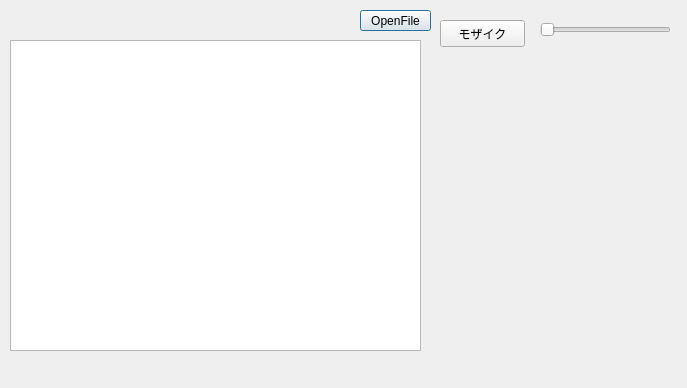
<?xml version="1.0" encoding="UTF-8"?>
<ui version="4.0">
 <class>Dialog</class>
 <widget class="QDialog" name="Dialog">
  <property name="geometry">
   <rect>
    <x>0</x>
    <y>0</y>
    <width>687</width>
    <height>388</height>
   </rect>
  </property>
  <property name="windowTitle">
   <string>Dialog</string>
  </property>
  <widget class="QPushButton" name="pushButton">
   <property name="geometry">
    <rect>
     <x>360</x>
     <y>10</y>
     <width>71</width>
     <height>21</height>
    </rect>
   </property>
   <property name="text">
    <string>OpenFile</string>
   </property>
  </widget>
  <widget class="QPushButton" name="pushButton_2">
   <property name="geometry">
    <rect>
     <x>440</x>
     <y>20</y>
     <width>85</width>
     <height>27</height>
    </rect>
   </property>
   <property name="text">
    <string>モザイク</string>
   </property>
  </widget>
  <widget class="QGraphicsView" name="graphicsView">
   <property name="geometry">
    <rect>
     <x>10</x>
     <y>40</y>
     <width>411</width>
     <height>311</height>
    </rect>
   </property>
  </widget>
  <widget class="QSlider" name="horizontalSlider">
   <property name="geometry">
    <rect>
     <x>540</x>
     <y>20</y>
     <width>131</width>
     <height>20</height>
    </rect>
   </property>
   <property name="orientation">
    <enum>Qt::Horizontal</enum>
   </property>
  </widget>
 </widget>
 <resources/>
 <connections/>
</ui>
